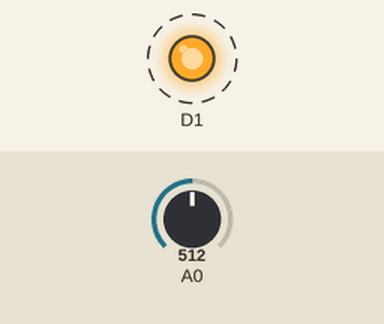
This program was run on a simulated ESP8266 (NodeMCU). On the bench: output pins drawn as LEDs (lit = HIGH). Dashed ring = blinking. The test bench sets the inputs (shaded band); at power-on: A0 = 512. WiFi joins after 1.5 s; servers stay silent unless stated; uploads are accepted with an empty reply; not simulated (calls return 0 or success): secrets.h; what the program prints to the serial monitor is not drawn.

Above: at 2.0 s.
Timing chart, 0 to 6.6 s (numbered marks = the images above):
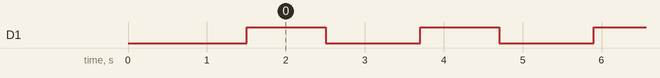

The program:

main.cpp
```cpp
#include <Arduino.h>
#include <ESP8266WiFi.h>
#include "secrets.h"
#include <ESP8266HTTPClient.h>

const String host = "http://7d5ccbbc.ngrok.io";
HTTPClient client;

void setup() {
    // put your setup code here, to run once:
    Serial.begin(115200);

    pinMode(D1, OUTPUT);
    digitalWrite(D1, LOW);

    WiFi.mode(WIFI_STA);
    WiFi.begin("very", WIFI_PASS);
    while (WiFi.status() != WL_CONNECTED) {
        delay(500);
        Serial.print(".");
    }
    Serial.println("");
    Serial.println("WiFi connected");
    Serial.println("IP address: ");
    Serial.println(WiFi.localIP());
}

void loop() {
    // higher the value, the more dry
    // lower the value, the more wet
    int water_reading = analogRead(A0);
    Serial.println(water_reading);

    digitalWrite(D1, HIGH);
    delay(1000);
    digitalWrite(D1, LOW);
    delay(1000);

    client.begin(host);
    int httpCode = client.POST("water_reading=" + water_reading);
    Serial.println(httpCode);
    String payload = client.getString();
    Serial.println(payload);
    Serial.println("request sent");
    client.end();
}
```

Measured:
- by itself, D1: alternates HIGH for 1.0 s and LOW for 1.2 s
